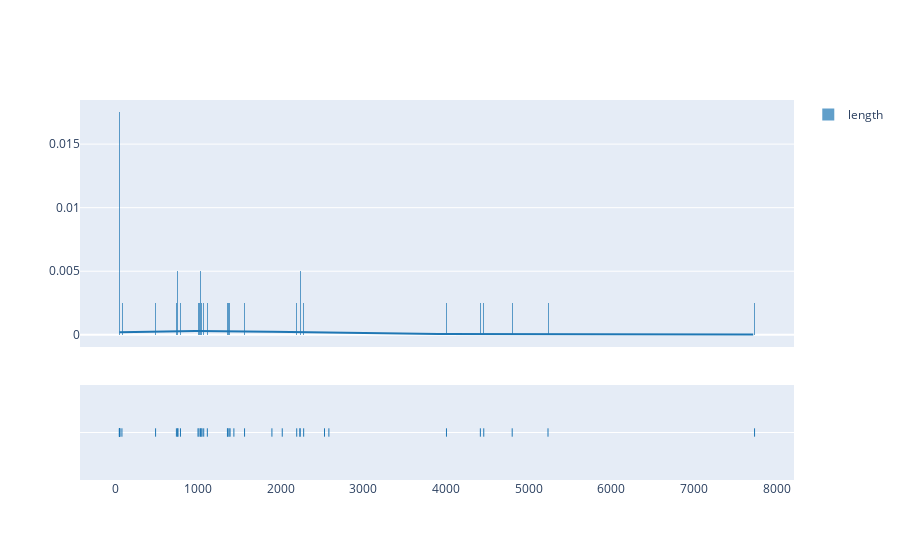

This figure's notebook cell:
### Markdown cell above
### Malware 4:

### Code cell
df_4 = df[df.malware_value==4]
distplot(df_4)

### Figure 1 — Plotly figure (JSON) as saved in the notebook; plotly's stock layout.template omitted (floating-point values rounded to 4 significant figures; data arrays with more than 128 entries replaced by an {"elided": "..."} marker saying what was removed)
{"data": [{"autobinx": false, "histnorm": "probability density", "legendgroup": "length", "marker": {"color": "rgb(31, 119, 180)"}, "name": "length", "opacity": 0.7, "type": "histogram", "x": [1565, 2236, 2280, 1014, 82, 52, 759, 756, 2585, 52, 1390, 52, 1040, 741, 52, 1115, 1364, 1358, 4007, 489, 55, 2532, 1032, 5235, 54, 2196, 57, 790, 1002, 2236, 1051, 1378, 4458, 2021, 1071, 7733, 1436, 1896, 4417, 4802], "xaxis": "x", "xbins": {"end": 7733, "size": 10, "start": 52}, "yaxis": "y"}, {"legendgroup": "length", "marker": {"color": "rgb(31, 119, 180)"}, "mode": "lines", "name": "length", "showlegend": false, "type": "scatter", "x": {"elided": "500 float values"}, "xaxis": "x", "y": {"elided": "500 float values"}, "yaxis": "y"}, {"legendgroup": "length", "marker": {"color": "rgb(31, 119, 180)", "symbol": "line-ns-open"}, "mode": "markers", "name": "length", "showlegend": false, "type": "scatter", "x": [1565, 2236, 2280, 1014, 82, 52, 759, 756, 2585, 52, 1390, 52, 1040, 741, 52, 1115, 1364, 1358, 4007, 489, 55, 2532, 1032, 5235, 54, 2196, 57, 790, 1002, 2236, 1051, 1378, 4458, 2021, 1071, 7733, 1436, 1896, 4417, 4802], "xaxis": "x", "y": ["length", "length", "length", "length", "length", "length", "length", "length", "length", "length", "length", "length", "length", "length", "length", "length", "length", "length", "length", "length", "length", "length", "length", "length", "length", "length", "length", "length", "length", "length", "length", "length", "length", "length", "length", "length", "length", "length", "length", "length"], "yaxis": "y2"}], "layout": {"barmode": "overlay", "hovermode": "closest", "legend": {"traceorder": "reversed"}, "xaxis": {"anchor": "y2", "domain": [0, 1], "zeroline": false}, "yaxis": {"anchor": "free", "domain": [0.35, 1], "position": 0}, "yaxis2": {"anchor": "x", "domain": [0, 0.25], "dtick": 1, "showticklabels": false}}}
